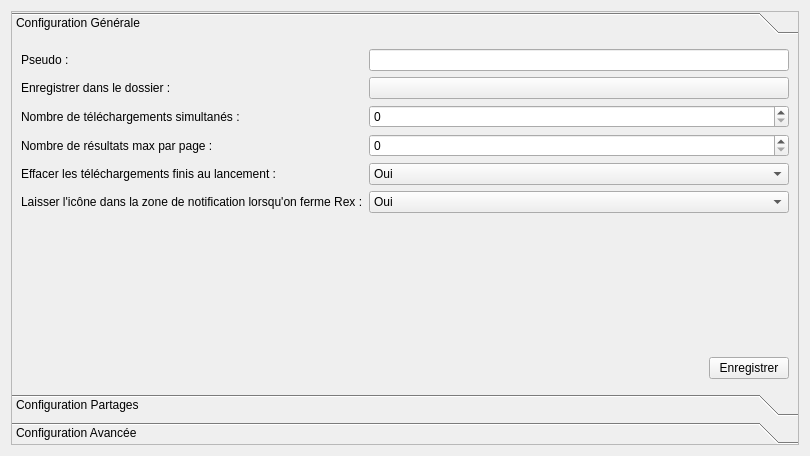
<?xml version="1.0" encoding="UTF-8"?>
<ui version="4.0">
 <class>TabOptions</class>
 <widget class="QWidget" name="TabOptions">
  <property name="geometry">
   <rect>
    <x>0</x>
    <y>0</y>
    <width>810</width>
    <height>456</height>
   </rect>
  </property>
  <property name="windowTitle">
   <string>Form</string>
  </property>
  <layout class="QVBoxLayout" name="verticalLayout">
   <item>
    <widget class="QToolBox" name="toolBox">
     <property name="font">
      <font>
       <weight>50</weight>
       <bold>false</bold>
      </font>
     </property>
     <property name="frameShape">
      <enum>QFrame::StyledPanel</enum>
     </property>
     <property name="frameShadow">
      <enum>QFrame::Plain</enum>
     </property>
     <property name="lineWidth">
      <number>1</number>
     </property>
     <property name="midLineWidth">
      <number>0</number>
     </property>
     <property name="currentIndex">
      <number>0</number>
     </property>
     <property name="tabSpacing">
      <number>6</number>
     </property>
     <widget class="QWidget" name="page">
      <property name="geometry">
       <rect>
        <x>0</x>
        <y>0</y>
        <width>790</width>
        <height>343</height>
       </rect>
      </property>
      <attribute name="label">
       <string>Configuration Générale</string>
      </attribute>
      <layout class="QFormLayout" name="formLayout_6">
       <property name="fieldGrowthPolicy">
        <enum>QFormLayout::AllNonFixedFieldsGrow</enum>
       </property>
       <item row="0" column="0">
        <widget class="QLabel" name="label_22">
         <property name="text">
          <string>Pseudo :</string>
         </property>
        </widget>
       </item>
       <item row="1" column="0">
        <widget class="QLabel" name="label_23">
         <property name="text">
          <string>Enregistrer dans le dossier :</string>
         </property>
        </widget>
       </item>
       <item row="1" column="1">
        <widget class="QPushButton" name="dir_button">
         <property name="text">
          <string/>
         </property>
        </widget>
       </item>
       <item row="2" column="0">
        <widget class="QLabel" name="label_25">
         <property name="text">
          <string>Nombre de téléchargements simultanés :</string>
         </property>
        </widget>
       </item>
       <item row="2" column="1">
        <widget class="QSpinBox" name="spin_max_dwl"/>
       </item>
       <item row="3" column="0">
        <widget class="QLabel" name="label_24">
         <property name="text">
          <string>Nombre de résultats max par page : </string>
         </property>
        </widget>
       </item>
       <item row="3" column="1">
        <widget class="QSpinBox" name="spin_nb_res_page">
         <property name="maximum">
          <number>999</number>
         </property>
        </widget>
       </item>
       <item row="4" column="0">
        <widget class="QLabel" name="label_26">
         <property name="text">
          <string>Effacer les téléchargements finis au lancement :</string>
         </property>
        </widget>
       </item>
       <item row="4" column="1">
        <widget class="QComboBox" name="combo_eff_dwl_init">
         <item>
          <property name="text">
           <string>Oui</string>
          </property>
         </item>
         <item>
          <property name="text">
           <string>Non</string>
          </property>
         </item>
        </widget>
       </item>
       <item row="6" column="0">
        <widget class="QLabel" name="label_27">
         <property name="text">
          <string>Laisser l'icône dans la zone de notification lorsqu'on ferme Rex :</string>
         </property>
        </widget>
       </item>
       <item row="6" column="1">
        <widget class="QComboBox" name="combo_ico_notif">
         <item>
          <property name="text">
           <string>Oui</string>
          </property>
         </item>
         <item>
          <property name="text">
           <string>Non</string>
          </property>
         </item>
        </widget>
       </item>
       <item row="7" column="1">
        <spacer name="verticalSpacer_7">
         <property name="orientation">
          <enum>Qt::Vertical</enum>
         </property>
         <property name="sizeHint" stdset="0">
          <size>
           <width>20</width>
           <height>40</height>
          </size>
         </property>
        </spacer>
       </item>
       <item row="8" column="1">
        <layout class="QHBoxLayout" name="horizontalLayout_14">
         <item>
          <spacer name="horizontalSpacer_9">
           <property name="orientation">
            <enum>Qt::Horizontal</enum>
           </property>
           <property name="sizeHint" stdset="0">
            <size>
             <width>40</width>
             <height>20</height>
            </size>
           </property>
          </spacer>
         </item>
         <item>
          <widget class="QPushButton" name="save_button_1">
           <property name="text">
            <string>Enregistrer</string>
           </property>
          </widget>
         </item>
        </layout>
       </item>
       <item row="0" column="1">
        <widget class="QLineEdit" name="pseudo_edit">
         <property name="text">
          <string/>
         </property>
        </widget>
       </item>
      </layout>
     </widget>
     <widget class="QWidget" name="page_2">
      <property name="geometry">
       <rect>
        <x>0</x>
        <y>0</y>
        <width>790</width>
        <height>343</height>
       </rect>
      </property>
      <attribute name="label">
       <string>Configuration Partages</string>
      </attribute>
      <layout class="QFormLayout" name="formLayout_7">
       <property name="fieldGrowthPolicy">
        <enum>QFormLayout::AllNonFixedFieldsGrow</enum>
       </property>
       <item row="0" column="0">
        <widget class="QCheckBox" name="checkBox_FTP">
         <property name="text">
          <string>Activer le serveur FTP (active la fonction de partage)</string>
         </property>
        </widget>
       </item>
       <item row="2" column="0">
        <widget class="QLabel" name="label_28">
         <property name="text">
          <string>Port :</string>
         </property>
        </widget>
       </item>
       <item row="2" column="1">
        <widget class="QSpinBox" name="spin_port">
         <property name="maximum">
          <number>99999</number>
         </property>
        </widget>
       </item>
       <item row="4" column="0">
        <widget class="QLabel" name="label_29">
         <property name="text">
          <string>Nombre de connexions simultanées :</string>
         </property>
        </widget>
       </item>
       <item row="4" column="1">
        <widget class="QSpinBox" name="spin_connex_sim"/>
       </item>
       <item row="5" column="0">
        <widget class="QCheckBox" name="check_share_myFiles">
         <property name="text">
          <string>Partager les fichiers que je télécharge</string>
         </property>
        </widget>
       </item>
       <item row="6" column="0">
        <widget class="QCheckBox" name="check_aff_maListe">
         <property name="text">
          <string>Permettre l'affichage de ma liste de téléchargements</string>
         </property>
        </widget>
       </item>
       <item row="8" column="0" colspan="2">
        <layout class="QHBoxLayout" name="horizontalLayout_11">
         <item>
          <spacer name="horizontalSpacer_10">
           <property name="orientation">
            <enum>Qt::Horizontal</enum>
           </property>
           <property name="sizeHint" stdset="0">
            <size>
             <width>40</width>
             <height>20</height>
            </size>
           </property>
          </spacer>
         </item>
         <item>
          <widget class="QPushButton" name="save_button_2">
           <property name="text">
            <string>Enregistrer</string>
           </property>
          </widget>
         </item>
        </layout>
       </item>
       <item row="7" column="0">
        <spacer name="verticalSpacer_5">
         <property name="orientation">
          <enum>Qt::Vertical</enum>
         </property>
         <property name="sizeHint" stdset="0">
          <size>
           <width>20</width>
           <height>40</height>
          </size>
         </property>
        </spacer>
       </item>
      </layout>
     </widget>
     <widget class="QWidget" name="page_3">
      <property name="geometry">
       <rect>
        <x>0</x>
        <y>0</y>
        <width>790</width>
        <height>343</height>
       </rect>
      </property>
      <attribute name="label">
       <string>Configuration Avancée</string>
      </attribute>
      <layout class="QFormLayout" name="formLayout_8">
       <property name="fieldGrowthPolicy">
        <enum>QFormLayout::AllNonFixedFieldsGrow</enum>
       </property>
       <item row="0" column="0">
        <widget class="QLabel" name="label_30">
         <property name="text">
          <string>Adresse IP du daemon :</string>
         </property>
        </widget>
       </item>
       <item row="0" column="1">
        <widget class="QLineEdit" name="edit_IP_daemon"/>
       </item>
       <item row="2" column="0">
        <widget class="QLabel" name="label_31">
         <property name="text">
          <string>Logs :</string>
         </property>
        </widget>
       </item>
       <item row="3" column="0">
        <widget class="QLabel" name="label_32">
         <property name="text">
          <string>Nombre d'ip à scanner :</string>
         </property>
        </widget>
       </item>
       <item row="4" column="0">
        <widget class="QLabel" name="label_34">
         <property name="text">
          <string>Temps entre deux scans en mn :</string>
         </property>
        </widget>
       </item>
       <item row="5" column="0">
        <widget class="QLabel" name="label_35">
         <property name="text">
          <string>Plage d'IPs à scanner :</string>
         </property>
        </widget>
       </item>
       <item row="5" column="1">
        <widget class="QLineEdit" name="edit_plage_ip"/>
       </item>
       <item row="6" column="0">
        <widget class="QLabel" name="label_33">
         <property name="text">
          <string>IPs pouvant configurer le daemon :</string>
         </property>
        </widget>
       </item>
       <item row="6" column="1">
        <widget class="QLineEdit" name="edit_ip_conf_daemon"/>
       </item>
       <item row="9" column="0">
        <widget class="QLabel" name="label_36">
         <property name="text">
          <string>Afficher ses partages :</string>
         </property>
        </widget>
       </item>
       <item row="9" column="1">
        <layout class="QHBoxLayout" name="horizontalLayout_12">
         <item>
          <widget class="QComboBox" name="combo_aff_myShares">
           <item>
            <property name="text">
             <string>Oui</string>
            </property>
           </item>
           <item>
            <property name="text">
             <string>Non</string>
            </property>
           </item>
          </widget>
         </item>
         <item>
          <spacer name="horizontalSpacer_11">
           <property name="orientation">
            <enum>Qt::Horizontal</enum>
           </property>
           <property name="sizeHint" stdset="0">
            <size>
             <width>40</width>
             <height>20</height>
            </size>
           </property>
          </spacer>
         </item>
        </layout>
       </item>
       <item row="11" column="0">
        <widget class="QLabel" name="label_37">
         <property name="text">
          <string>Affichage :</string>
         </property>
        </widget>
       </item>
       <item row="11" column="1">
        <widget class="QCheckBox" name="check_expert_mode">
         <property name="text">
          <string>Mode expert</string>
         </property>
        </widget>
       </item>
       <item row="12" column="1">
        <spacer name="verticalSpacer_6">
         <property name="orientation">
          <enum>Qt::Vertical</enum>
         </property>
         <property name="sizeHint" stdset="0">
          <size>
           <width>20</width>
           <height>40</height>
          </size>
         </property>
        </spacer>
       </item>
       <item row="13" column="1">
        <layout class="QHBoxLayout" name="horizontalLayout_13">
         <item>
          <spacer name="horizontalSpacer_12">
           <property name="orientation">
            <enum>Qt::Horizontal</enum>
           </property>
           <property name="sizeHint" stdset="0">
            <size>
             <width>40</width>
             <height>20</height>
            </size>
           </property>
          </spacer>
         </item>
         <item>
          <widget class="QPushButton" name="save_button_3">
           <property name="text">
            <string>Enregistrer</string>
           </property>
          </widget>
         </item>
        </layout>
       </item>
       <item row="2" column="1">
        <widget class="QComboBox" name="combo_logs">
         <item>
          <property name="text">
           <string>Afficher dans la console</string>
          </property>
         </item>
         <item>
          <property name="text">
           <string>Enregistrer dans un fichier</string>
          </property>
         </item>
        </widget>
       </item>
       <item row="3" column="1">
        <widget class="QSpinBox" name="spin_nb_ip_scan"/>
       </item>
       <item row="4" column="1">
        <widget class="QSpinBox" name="spin_tps_scan">
         <property name="maximum">
          <number>999</number>
         </property>
        </widget>
       </item>
      </layout>
     </widget>
    </widget>
   </item>
  </layout>
 </widget>
 <resources/>
 <connections>
  <connection>
   <sender>save_button_1</sender>
   <signal>clicked()</signal>
   <receiver>TabOptions</receiver>
   <slot>saveConfig()</slot>
   <hints>
    <hint type="sourcelabel">
     <x>742</x>
     <y>314</y>
    </hint>
    <hint type="destinationlabel">
     <x>404</x>
     <y>227</y>
    </hint>
   </hints>
  </connection>
  <connection>
   <sender>save_button_2</sender>
   <signal>clicked()</signal>
   <receiver>TabOptions</receiver>
   <slot>saveConfig()</slot>
   <hints>
    <hint type="sourcelabel">
     <x>742</x>
     <y>303</y>
    </hint>
    <hint type="destinationlabel">
     <x>404</x>
     <y>227</y>
    </hint>
   </hints>
  </connection>
  <connection>
   <sender>save_button_3</sender>
   <signal>clicked()</signal>
   <receiver>TabOptions</receiver>
   <slot>saveConfig()</slot>
   <hints>
    <hint type="sourcelabel">
     <x>742</x>
     <y>422</y>
    </hint>
    <hint type="destinationlabel">
     <x>404</x>
     <y>227</y>
    </hint>
   </hints>
  </connection>
  <connection>
   <sender>dir_button</sender>
   <signal>clicked()</signal>
   <receiver>TabOptions</receiver>
   <slot>chooseDirectory()</slot>
   <hints>
    <hint type="sourcelabel">
     <x>619</x>
     <y>96</y>
    </hint>
    <hint type="destinationlabel">
     <x>404</x>
     <y>227</y>
    </hint>
   </hints>
  </connection>
 </connections>
 <slots>
  <slot>saveConfig()</slot>
  <slot>chooseDirectory()</slot>
 </slots>
</ui>
